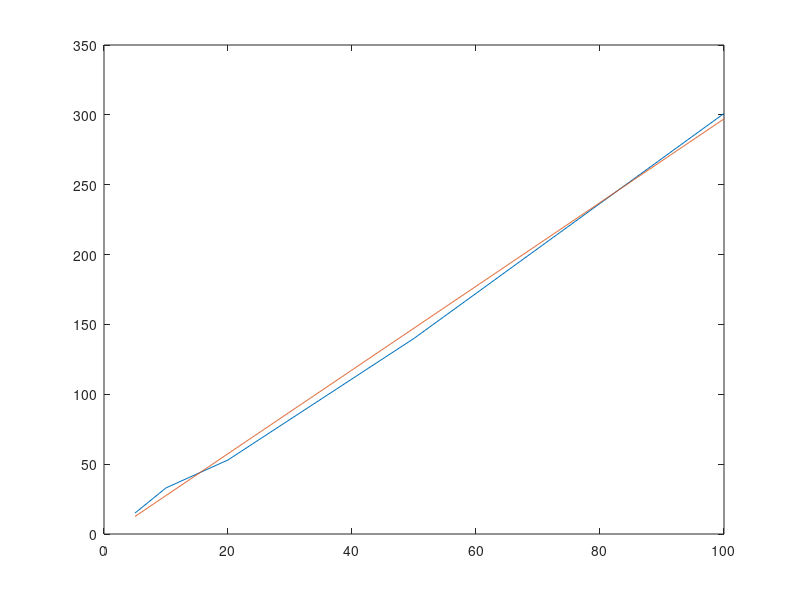

The MATLAB source for this figure:
x=[5 10 20 50 100]; %points on x axis
y=[15 33 53 140 301];%corresponding points on y  axis
graph=plot(x,y);%plotting x and y on graph
a=polyfit(x,y,1);
b=linspace(min(x),max(x),1000);
c=polyval(a,b);
hold on;
plot(b,c);%plotting best fit curve
